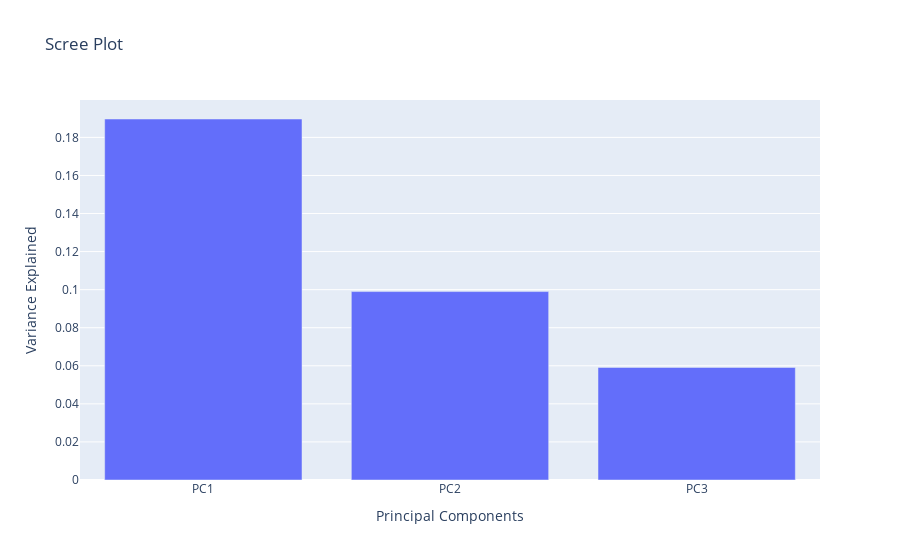
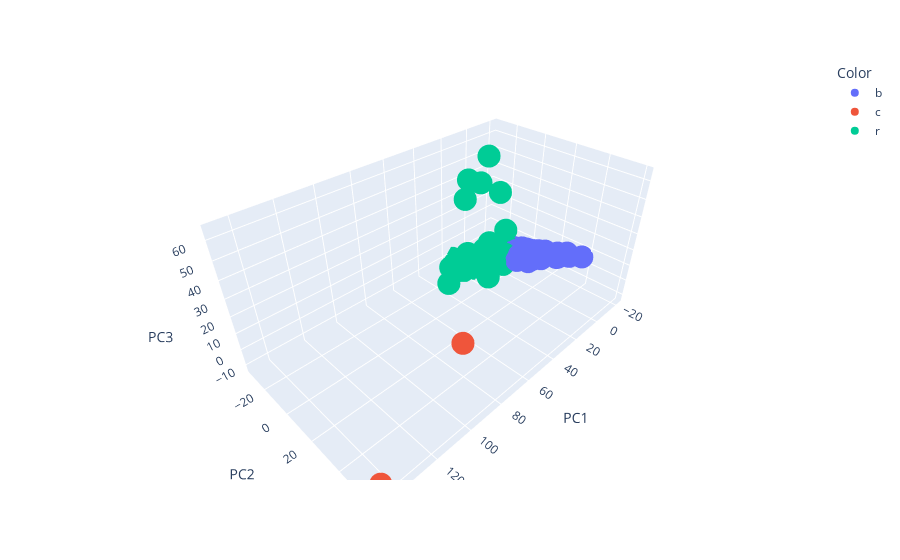

The cell these charts' notebook holds for them, in order:
### Markdown cell above
## IV.XI. Document Clustering and Entity Frequency graphs

> Aim - To cluster documents based on the count of words present in each document

> Paper Clustering - To cluster the documents we have used Principal Component Analysis along with K means clustering to group the papers together. In this methodology, bodies of all the papers related to the search query are passed through the SciSpacy Biomedical models to extract specialised medical entities from them. These terms are then converted to a “document - entity” matrix wherein each value of the matrix would display the count of the particular entity in a paper. Each entity would become a feature of the document and since it is not necessary that all entities would be present in all documents, we get a sparse matrix ( a matrix in which most of the elements are 0) as an output

<table style="width:100%">
  <tr>
    <th><center></center></th>
    <th><center>Virus</center></th> 
    <th><center>Pulmonary</center></th> 
    <th><center>Gene Sequences</center></th> 
    <th><center>16S rRNA</center></th> 
    <th><center>Amino Acid</center></th> 
  </tr>
  <tr>
    <th><center>Document 1</center></th>
    <td><center>0</center></td> 
    <td><center>0</center></td> 
    <td><center>1</center></td> 
    <td><center>1</center></td> 
    <td><center>0</center></td> 
  </tr>
  <tr>
    <th><center>Document 2</center></th>
    <td><center>2</center></td> 
    <td><center>0</center></td> 
    <td><center>1</center></td> 
    <td><center>0</center></td> 
    <td><center>0</center></td> 
  </tr>
  <tr>
    <th><center>Document 3</center></th>
    <td><center>0</center></td> 
    <td><center>0</center></td> 
    <td><center>0</center></td> 
    <td><center>0</center></td> 
    <td><center>1</center></td> 
  </tr>
</table>
<br/><br/>

> This sparse matrix is then passed through K means to cluster them into 5 different groups. Since each document is a combination of multiple entities (in other words, multiple features), to visualize each document, we passed the output through PCA to reduce the dimensionality of the features to 3 main principal component axes which can then be visualized easily.
> 
> **Entity frequency graphs - Top 50 most occurring medical terms across papers related to the search query are then plotted. **

### Code cell
uniq_entity_list = set()
 
 q_entity_list = []
 title_list = []
 body_list = []
 
 for index,search_result in enumerate(search_results):
     title = search_result.get('title', "")        
     title_list.append(title.strip())
     
     body = search_result.get('body', "")
     body_list.append(body)
             
     doc_ent_list = []
     
     for scimodel in scimodels.values(): 
         body_doc = scimodel(body)
         doc_ent_list = doc_ent_list + [e.text.lower() for e in body_doc.ents]
         
     uniq_entity_list.update(doc_ent_list)
     q_entity_list.extend(doc_ent_list)
 
 doc_df = pd.DataFrame(data=body_list, columns=['documents'])
 
 vectorizer = CountVectorizer(vocabulary=uniq_entity_list, analyzer='word', min_df=2, 
                              max_features = 5000, preprocessor=None, tokenizer=None, 
                              lowercase=True, stop_words=stopwords)
 
 vectors = vectorizer.fit_transform(doc_df['documents'].values)
 
 title_df = pd.DataFrame(data=title_list, columns=['title'])
 
 matrix_df = pd.DataFrame(data=vectors.toarray(), columns=vectorizer.get_feature_names())
 
 pca = PCA(n_components=3)
 pca_components = pca.fit_transform(vectors.toarray())
 
 # Scree Variance Plot
 var_df = pd.DataFrame({"variance": pca.explained_variance_ratio_, "PC":["PC1", "PC2", "PC3"]})       
     
 var_fig = px.bar(var_df, x='PC', y='variance', 
                   labels={'variance':'Variance Explained', 'PC':'Principal Components'} ,
                   title="Scree Plot")
 py.offline.iplot(var_fig)    

 x_axis = [o[0] for o in pca_components]
 y_axis = [o[1] for o in pca_components]
 z_axis = [o[2] for o in pca_components] 
 
 colors = ["r", "b", "c", "y", "m", ]
 
 #The Elbow method showed k = 3 as best
 kmeans = KMeans(n_clusters = 3, init = 'k-means++', random_state = 13)
 kmean_indices = kmeans.fit_predict(pca_components)    
 
 pca_dict = {'PC1': x_axis, 'PC2': y_axis, 'PC3': z_axis,'Title':title_list, 'Color':[colors[d] for d in kmean_indices]}
 pca_df = pd.DataFrame(pca_dict)
 fig = px.scatter_3d(pca_df, x="PC1", y="PC2", z='PC3',color='Color', hover_name="Title")
 py.offline.iplot(fig)
 
 #Bar Graphs of Entity Frequencies
 nerCntr = Counter(q_entity_list)
 freq_ners = nerCntr.most_common(50)

 x,y = zip(*freq_ners)
 x,y = list(x),list(y)

 plt.figure(figsize=(15,10))
 ax= sns.barplot(x=x, y=y,palette = sns.cubehelix_palette(len(x)))
 plt.xlabel('Entity')
 plt.xticks(rotation=90)
 plt.ylabel('Frequency')
 plt.show()

### Figure 1 — Plotly figure (JSON) as saved in the notebook; plotly's stock layout.template omitted (floating-point values rounded to 4 significant figures)
{"data": [{"alignmentgroup": "True", "hovertemplate": "Principal Components=%{x}<br>Variance Explained=%{y}<extra></extra>", "legendgroup": "", "marker": {"color": "#636efa"}, "name": "", "offsetgroup": "", "orientation": "v", "showlegend": false, "textposition": "auto", "type": "bar", "x": ["PC1", "PC2", "PC3"], "xaxis": "x", "y": [0.1897, 0.099, 0.05913], "yaxis": "y"}], "layout": {"barmode": "relative", "legend": {"tracegroupgap": 0}, "title": {"text": "Scree Plot"}, "xaxis": {"anchor": "y", "domain": [0, 1], "title": {"text": "Principal Components"}}, "yaxis": {"anchor": "x", "domain": [0, 1], "title": {"text": "Variance Explained"}}}}

### Figure 2 — Plotly figure (JSON) as saved in the notebook; plotly's stock layout.template omitted (floating-point values rounded to 4 significant figures)
{"data": [{"hovertemplate": "<b>%{hovertext}</b><br><br>Color=b<br>PC1=%{x}<br>PC2=%{y}<br>PC3=%{z}<extra></extra>", "hovertext": ["Reduction of lymphocyte at early stage elevates severity and death risk of COVID-19 patients: a hospital-based case-cohort study", "Lactate Dehydrogenase-Elevating Virus Induces Systemic Lymphocyte Activation via TLR7-Dependent IFNα Responses by Plasmacytoid Dendritic Cells", "Fund from Chinese Ministry of Education, National Basic Research Program of China (2003CB 514107) and Guangdong Provincial Fund of SARS", "ARTICLE 415 Multiple organ infection and the pathogenesis of SARS", "Effects of severe acute respiratory syndrome (SARS) coronavirus infection on peripheral blood lymphocytes and their subsets", "The clinical course and its correlated immune status in COVID-19 pneumonia", "Lactate Dehydrogenase-Elevating Virus Induces Systemic Lymphocyte Activation via TLR7-Dependent IFNa Responses by Plasmacytoid Dendritic Cells", "CELLULAR IMMUNE STATUS OF CORONAVIRUS-INFECTED NEONATAL CALVES", "Dysregulation of immune response in patients with COVID-19 in Wuhan, China", "Mortality of COVID-19 is Associated with Cellular Immune Function Compared to Immune Function in Chinese Han Population", "Long-Term Persistence of Robust Antibody and Cytotoxic T Cell Responses in Recovered Patients Infected with SARS Coronavirus", "Study of the lymphocyte change between COVID-19 and non-COVID-19 pneumonia cases suggesting other factors besides uncontrolled inflammation contributed to multi-organ injury", "CHEST Original Research OBSTRUCTIVE LUNG DISEASES The Effect of Steroid Use in Hospitalized Adults With Respiratory Syncytial Virus-Related Illness", "Lymphopenia predicts disease severity of COVID-19: a descriptive and predictive study Summary Background", "Short Term Outcome and Risk Factors for Mortality in Adults with Criti- cal Severe Acute Respiratory Syndrome (SARS)", "Archives of Academic Emergency Medicine. 2020; 8(1): e40 COMMENTARY Metronidazole; a Potential Novel Addition to the COVID- 19 Treatment Regimen", "LYMPHOCYTOSIS, LYMPHOCYTOPENIA, HYPERGAMMAGLOBULINEMIA, AND HYPOGAMMAGLOBULINEMIA", "National Natural Science Foundation of China (81970071), the Special Project for Emergency of the Ministry of Science and Technology (2020YFC0841300), the Special Project of Guangdong Science and Technology Department", "Clinical characteristics of 34 COVID-19 patients admitted to ICU in Hangzhou, China", "Clinical studies on treatment of cerebral malaria with qinghaosu and its derivatives", "A clinicopathological study of three cases of severe acute respiratory syndrome (SARS)", "Meplazumab treats COVID-19 pneumonia: an open-labelled, concurrent controlled add-on clinical trial", "Delayed-Phase Thrombocytopenia in Patients of Coronavirus Disease 2019 (COVID-19)", "Clinical Characteristics of SARS-CoV-2 Pneumonia Compared to Controls in Chinese Han Population", "Clinical characteristics of 25 death cases with COVID-19: a retrospective review of medical records in a single medical center", "Laboratory Parameters in Detection of COVID-19 Patients with Positive RT-PCR; a Diagnostic Accuracy Study", "Clinical Characteristics on 25 Discharged Patients with COVID-19 Virus Returning", "Clinical Efficacy of Intravenous Immunoglobulin Therapy in Critical Patients with COVID-19: A multicenter retrospective cohort study", "Dynamic profile of severe or critical COVID-19 cases", "IMMUNOPATHOGENESIS OF CORONAVIRUS INFECTIONS: IMPLICATIONS FOR SARS", "A comparative multicenter study on the clinical and imaging features of confirmed and unconfirmed patients with COVID19 Authors' names", "Epidemiological and clinical characteristics of 99 cases of 2019 novel coronavirus pneumonia in Wuhan, China: a descriptive study", "The Novel Severe Acute Respiratory Syndrome Coronavirus 2 (SARS-CoV-2) Directly Decimates Human Spleens and Lymph Nodes Running title: SARS-CoV-2 infects human spleens and lymph nodes", "A New Predictor of Disease Severity in Patients with COVID-19 in Wuhan, China", "Clinical characteristics and reasons of different duration from onset to release from quarantine for patients with COVID-19 Outside Hubei province, China", "Early Prediction of Disease Progression in 2019 Novel Coronavirus Pneumonia Patients Outside Wuhan with CT and Clinical Characteristics", "Epidemiological and Clinical Characteristics of Children with Coronavirus Disease 2019", "Uniformed Services University of the Health Sciences", "Role of laboratory variables in differentiating SARS- coronavirus from other causes of community-acquired pneumonia within the first 72 h of hospitalization", "Anti-SARS-CoV IgG response in relation to disease severity of severe acute respiratory syndrome", "Clinical Characteristics of Imported Cases of COVID-19 in Jiangsu Province: A Multicenter Descriptive Study", "Article Medical treatment of 55 patients with COVID-19 from seven cities in northeast China who fully recovered: a single-center, retrospective, observational study", "Analysis of clinical characteristics and laboratory findings of 95 cases of 2019 novel coronavirus pneumonia in Wuhan, China: a retrospective analysis", "2019 Novel Coronavirus (COVID-19) Pneumonia: Serial Computed Tomography Findings", "Role of laboratory variables in differentiating SARS-coronavirus from other causes of community-acquired pneumonia within the first 72 h of hospitalization", "Immune response of AA broilers to IBV H120 vaccine and sodium new houttuyfonate", "Prognostic value of C-reactive protein in patients with COVID-19"], "legendgroup": "b", "marker": {"color": "#636efa", "symbol": "circle"}, "mode": "markers", "name": "b", "scene": "scene", "showlegend": true, "type": "scatter3d", "x": [-17.74, -8.634, -2.934, -1.479, -13.46, -8.455, -7.244, -8.39, -7.716, -7.187, -5.207, -6.488, -10.19, -12.91, -11.51, -11.14, -8.651, -19.5, -15.42, -13.24, -5.795, -14.83, -15.9, -16.44, -15.33, -12.79, -13.92, -13.41, -14.14, -9.421, -12.26, -14.49, -5.602, -11.57, -12.61, -20.34, -14.44, -7.728, -17.28, -17.07, -16.04, -20.04, -12.87, -11.69, -18.32, -9.733, -16.23], "y": [28.62, -2.946, 12.57, 5.49, 6.555, 17.59, -3.587, -3.907, 4.107, 12.48, 8.585, 6.839, 1.725, 3.564, 6.762, -2.06, -1.179, 21.4, 19.66, 6.726, 3.853, 32.07, 9.963, 22.96, 14.57, 13.23, 2.764, 4.804, 7.837, -2.37, 12.39, 24.82, 0.5367, 3.717, -0.8362, 37.03, 7.068, -2.488, 13.13, 14.19, 22.42, 27.63, 0.09929, 2.361, 16.32, -3.977, 15.35], "z": [5.542, -2.907, -1.086, -2.909, -0.9243, 0.7444, -3.36, -2.197, -1.916, -1.533, -0.9972, -0.5025, -0.2927, -1.115, -1.559, -2.736, -2.246, 1.415, 1.354, -1.491, -2.0, 6.237, -0.5095, 0.3693, 0.3171, -0.1256, -1.735, -1.12, -1.413, -2.75, -0.7669, 2.317, -0.1528, -2.303, -2.513, 5.607, -1.06, -2.443, -0.9834, 0.5762, 1.972, 2.592, -1.62, -0.5213, -0.5806, -1.73, 0.6673]}, {"hovertemplate": "<b>%{hovertext}</b><br><br>Color=c<br>PC1=%{x}<br>PC2=%{y}<br>PC3=%{z}<extra></extra>", "hovertext": ["Central nervous system recruitment of effector memory CD8 + T lymphocytes during neuroinflammation is dependent on a4 integrin", "Central nervous system recruitment of effector memory CD8+ T lymphocytes during neuroinflammation is dependent on α4 integrin"], "legendgroup": "c", "marker": {"color": "#EF553B", "symbol": "circle"}, "mode": "markers", "name": "c", "scene": "scene", "showlegend": true, "type": "scatter3d", "x": [146.0, 72.41], "y": [60.47, 31.84], "z": [-5.789, -3.258]}, {"hovertemplate": "<b>%{hovertext}</b><br><br>Color=r<br>PC1=%{x}<br>PC2=%{y}<br>PC3=%{z}<extra></extra>", "hovertext": ["Adoptive Transfer of Infectious Bronchitis Virus Primed ␣␤ T Cells Bearing CD8 Antigen Protects Chicks from Acute Infection", "Avian influenza viral nucleocapsid and hemagglutinin proteins induce chicken CD8 + memory T lymphocytes", "Cervical lymphoid tissue but not the central nervous system supports proliferation of virus-specific T lymphocytes during coronavirus-induced encephalitis in rats", "Natural Killer (NK) Activity and Interferon (IFN) Production by a Fraction of Spleen and Blood Lymphocytes in Swine", "A ''possible'' involvement of TNF-alpha in apoptosis induction in peripheral blood lymphocytes of cats with feline infectious peritonitis", "Demonstration of CD131 Aminopeptidase N on Synovial Fluid T Cells from Patients with Different Forms of Joint Effusions", "Prolonged depletion of circulating CD4 + T lymphocytes and acute monocytosis after pantropic canine coronavirus infection in dogs", "In vivo cytokine response to experimental feline infectious peritonitis virus infection", "A Bovine Monoclonal Antibody to Oestrone/Oestradiol Prepared by a (Murine X Bovine) X Bovine Interspecies Fusion", "Induction of class I and class II transplantation antigens in rat brain during fatal and non-fatal measles virus infection", "THE ROLE OF INTERFERON IN SPONTANEOUS CELL-MEDIATED CYTOTOXICITY IN PIGS", "Papers Protection against feline infectious peritonitis by intranasal inoculation of a temperature-sensitive FIPV vaccine", "Sequential Morphology of Graft-versus-Host Disease in the Rat Radiation Chimera'", "Analysis of Ia Induction on Lewis Rat Astrocytes in vitro by Virus Particles and Bacterial Adjuvants", "Some aspects of humoral and cellular immunity in naturally occuring feline infectious peritonitis", "CXCL12-Induced Monocyte-Endothelial Interactions Promote Lymphocyte Transmigration Across an in Vitro Blood-Brain Barrier", "Humoral and Cellular Immune Responses in Turkey Poults Infected with Turkey Coronavirus", "Immune Response to a Murine Coronavirus: Identification of a Homing Receptor-Negative CD4+ T Cell Subset That Responds to Viral Glycoproteins", "Activation of Vγ9Vδ2 T cells by non-peptidic antigens induces the inhibition of subgenomic HCV replication", "Interferon induction in porcine leukocytes with transmissible gastroenteritis virus", "II, 11. Human adaptive immunity to rotaviruses: A model of intestinal mucosal adaptive immunity", "Theiler’s murine encephalomyelitis virus infection of astrocytes induces the expression of chemokines which attract activated but not resting T lymphocytes", "Co-infection of porcine dendritic cells with porcine circovirus type 2a (PCV2a) and genotype II porcine reproductive and respiratory syndrome virus (PRRSV) induces CD4 + CD25 + FoxP3 + T cells in vitro", "Kinetics of the in vitro antibody response to transmissible gastroenteritis (TGE) virus from pig mesenteric lymph node cells, using the ELISASPOT and ELISA tests", "Antiviral and Antigenic Properties of Recombinant Porcine Interferon Gamma", "Construction of a Bovine-Murine Heteromyeloma Cell Line; Production of Bovine Monoclonal Antibodies against Rotavirus and Pregnant Mare Serum Gonadotrophin", "Altered expression of adhesion molecules on peripheral blood leukocytes in feline infectious peritonitis", "Experimental infection of dromedaries with Middle East respiratory syndrome-Coronavirus is accompanied by massive ciliary loss and depletion of the cell surface receptor dipeptidyl peptidase 4 OPEN", "Lymphoproliferative responses and protection in conventional piglets inoculated orally with virulent or attenuated porcine epidemic diarrhoea virus", "Zymographic patterns of MMP-2 and MMP-9 in the CSF and cerebellum of dogs with subacute distemper leukoencephalitis", "Selection of SARS-Coronavirus-specific B cell epitopes by phage peptide library screening and evaluation of the immunological effect of epitope-based peptides on mice ☆", "The expression of membrane protein augments the specific responses induced by SARS-CoV nucleocapsid DNA immunization", "Transferrin Receptor Mediates Uptake and Presentation of Hepatitis B Envelope Antigen by T Lymphocytes", "Ada hislo~helRi~a Immunoelectron microscopic single and double labelling of aminopep- tidase N (CD 13) and dipeptidyl peptidase IV (CD 26)", "Activation of Vc9Vd2 T cells by non-peptidic antigens induces the inhibition of subgenomic HCV replication", "An alternative pathway of enteric PEDV dissemination from nasal cavity to intestinal mucosa in swine", "Immune responses in pigs infected with porcine reproductive and respiratory syndrome virus ž / PRRSV", "Induction of autoimmune reactions to myelin basic protein in measles virus encephalitis in Lewis rats", "The immune responses of HLA-A*0201 restricted SARS-CoV S peptide-specific CD8 + T cells are augmented in varying degrees by CpG ODN, PolyI:C and R848", "Coronavirus JHM-Induced Demyelinating Encephalomyelitis in Rats : Influence of Immunity bn the Course of Disease", "Rapid NK-cell activation in chicken after infection with infectious bronchitis virus M41", "Immune responses against SARS-coronavirus nucleocapsid protein induced by DNA vaccine", "The Effects of Ozone on Immune Function", "Levels of feline infectious peritonitis virus in blood, effusions, and various tissues and the role of lymphopenia in disease outcome following experimental infection", "Stage of Gestation at Porcine Epidemic Diarrhea Virus Infection of Pregnant Swine Impacts Maternal Immunity and Lactogenic Immune Protection of Neonatal Suckling Piglets", "SARS spike protein induces phenotypic conversion of human B cells to macrophage-like cells", "Conditional ligands for Asian HLA variants facilitate the definition of CD8+ T-cell responses in acute and chronic viral diseases", "Plaque-forming units GFAP Glial fibrillary acidic protein MBP Myelin basic protein MS Multiple sclerosis", "Encephalomalacic Lesions in Pigs Dually Infected with Porcine Reproductive and Respiratory Syndrome Virus and Pseudorabies Virus", "Fatal pneumonia and viremia due to human parainfluenza virus type 1 in a patient with adult T-cell leukemiaelymphoma treated with mogamulizumab", "Central Nervous System Stromal Cells Control Local CD8 + T Cell Responses during Virus-Induced Neuroinflammation"], "legendgroup": "r", "marker": {"color": "#00cc96", "symbol": "circle"}, "mode": "markers", "name": "r", "scene": "scene", "showlegend": true, "type": "scatter3d", "x": [3.959, 23.23, 38.14, 22.4, 21.71, 10.96, 15.06, -5.903, -0.9686, 5.87, 8.455, -5.462, 8.32, 2.114, 24.55, 20.99, -5.832, 15.67, 10.83, 3.117, 25.31, 4.234, 1.978, 1.593, -2.009, 1.692, 15.36, 14.95, -2.903, 6.326, 0.9697, -3.606, 15.13, 1.663, 21.54, 14.58, 11.86, 7.671, 3.196, -0.8905, 1.983, -0.3494, -3.491, 2.397, -2.133, -2.799, 1.216, -0.4345, -0.5887, -5.706, 3.411], "y": [-4.48, 4.597, -12.3, -15.97, -13.83, -1.261, -9.386, -7.87, -4.491, -13.13, -10.4, -13.45, -8.671, -9.732, -13.28, -1.174, -5.028, -11.3, -8.862, -11.77, -23.54, -9.35, -14.83, -13.94, -8.673, -9.962, -5.714, -19.42, -17.06, -9.101, -4.2, -2.631, -13.16, -8.466, -15.41, -33.09, -20.66, -17.06, -0.9941, -12.36, -9.827, -2.995, -8.31, -21.88, -21.05, -6.64, -4.752, -8.625, -13.37, -5.78, -6.091], "z": [-3.989, -2.899, -8.567, -9.427, 50.68, -1.457, -0.2986, 10.55, -3.247, -4.174, -10.27, 33.85, -4.43, -3.215, 40.37, 7.214, -0.4998, -7.649, -8.859, -7.107, -9.099, -4.977, -7.431, 2.301, -5.82, -0.8357, 64.61, -1.863, -2.992, -3.718, -3.719, -1.975, -6.528, -3.398, -12.26, -12.04, -7.515, -7.051, -6.715, -5.105, -5.466, -1.838, -2.77, 39.77, -7.504, -2.631, -2.64, -4.227, -4.867, -2.378, -4.47]}], "layout": {"legend": {"title": {"text": "Color"}, "tracegroupgap": 0}, "margin": {"t": 60}, "scene": {"domain": {"x": [0, 1], "y": [0, 1]}, "xaxis": {"title": {"text": "PC1"}}, "yaxis": {"title": {"text": "PC2"}}, "zaxis": {"title": {"text": "PC3"}}}}}
